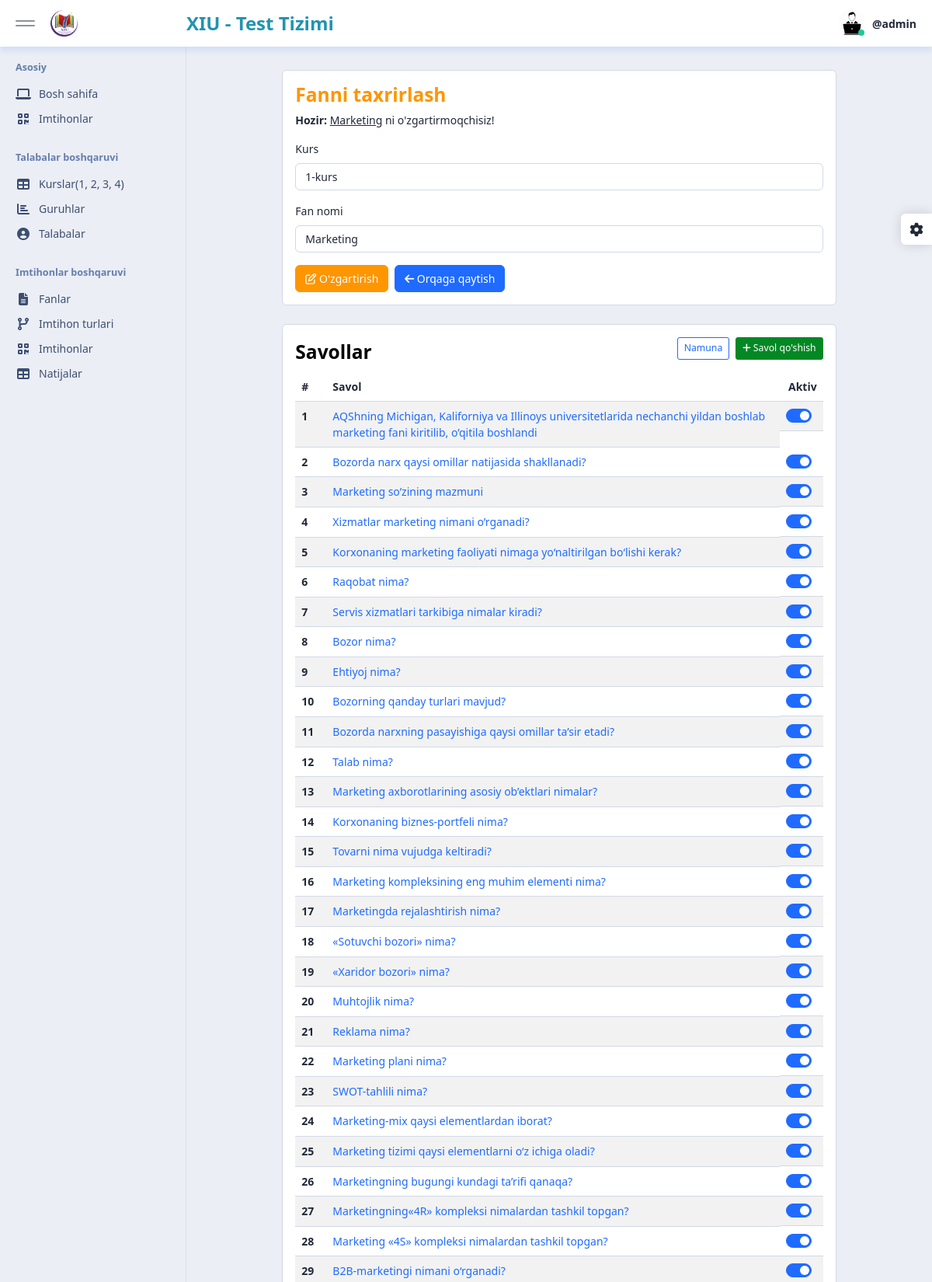
Screenshot of /dashboard/quiz/subjects/8/edit/ (signed in, upper part) with the database file from the repository.
### quiz_app/models.py (models this page shows, shortened)
class Subject(models.Model):
    grade = models.ForeignKey(Grade, on_delete=models.CASCADE, related_name='subjects')
    title = models.CharField(max_length=255)
    class Meta:
        ordering = ['-id']

class Question(models.Model):
    subject = models.ForeignKey(Subject, on_delete=models.CASCADE, related_name='questions')
    text = models.TextField()
    is_active = models.BooleanField(default=True)

### student_app/models.py (models this page shows)
class Grade(models.Model):
    grade = models.CharField(max_length=255)
    def __str__(self):
        return f"{self.grade}"
    class Meta:
        ordering = ['-id']

### dashboard_app/views/quiz.py (the view)
# urls.py: path('quiz/subjects/<int:pk>/edit/', subject_edit, name='subject_edit'),
@login_required(login_url='login_page')
@user_passes_test(lambda u: u.is_staff)
def subject_edit(request, pk):
    instance = get_object_or_404(Subject, pk=pk)
    form = SubjectForm(instance=instance)
    questions_add = QuestionAddForm()
    if request.method == "POST":
        form = SubjectForm(request.POST, instance=instance)
        if form.is_valid():
            form.save()
            messages.success(request, f"<b>{form.cleaned_data['title']}</b> muvaffaqqiyatli o'zgartirildi!")
            return redirect('subject_list')
    ctx = {
        'form': form,
        'questions_add': questions_add,
        'instance': instance,
    }
    return render(request, 'dashboard/quiz/subject/subject_edit.html', ctx)

### dashboard_app/forms/quiz.py
class SubjectForm(forms.ModelForm):
    class Meta:
        model = Subject
        fields = ['title', 'grade']
        widgets = {
            'title': forms.TextInput(attrs={
                'class': 'form-control',
                'placeholder': 'Fan nomini kiriting. . .'
            }),
            'grade': forms.Select(attrs={
                'class': 'form-control',
            })
        }

class QuestionAddForm(forms.Form):
    questions = forms.CharField(widget=forms.Textarea(attrs={
        'class': 'form-control',
        'placeholder': 'Savollarni kiriting. . .'
    }), required=True)

### templates/dashboard/quiz/subject/subject_edit.html (shortened to what this page needs)
{% extends "dashboard/base.html" %}
{% block content %}
<div id="content" class="app-content">
    <div class="container">
        <div class="row justify-content-center">
            <div class="col-xl-10">
                <div class="row">
                    <div class="col-12">
                        <div class="card">
                            <div class="card-body pb-3">
                                <h3 class="text-warning">
                                    Fanni taxrirlash
                                </h3>
                                <p>
                                    <b>Hozir: </b><u>{{ instance.title }}</u> ni o'zgartirmoqchisiz!
                                </p>
                                <form method="post">
                                    <div class="form-group mb-3">
                                        <label class="form-label" for="id_grade">Kurs</label>
                                        {{ form.grade }}
                                    </div>
                                    <div class="form-group mb-3">
                                        <label class="form-label" for="id_title">Fan nomi</label>
                                        {{ form.title }}
                                    </div>
                                    <button class="btn btn-warning text-white" type="submit"><i class="far fa-edit"></i>
                                        O'zgartirish
                                    </button>
                                    <a href="{% url 'subject_list' %}" class="btn btn-primary mx-1"><i
                                            class="fas fa-arrow-left"></i> Orqaga qaytish</a>
                                </form>
                            </div>
                        </div>
                    </div>
                </div>
            </div>
        </div>
    </div>
    <div class="row justify-content-center mt-4">
        <div class="col-xl-10">
            <div class="row">
                <div class="col-12">
                    <div class="mb-5">
                        <div class="card">
                            <div class="card-body pb-3">
                                <div class="d-flex justify-content-between align-items-center">
                                    <h3>
                                    Savollar
                                </h3>
                                <div align="right" class="mb-3">
                                    <button type="button" class="btn btn-sm btn-outline-primary mx-1"
                                            data-bs-toggle="modal"
                                            data-bs-target="#questionsModal">
                                        Namuna
                                    </button>
                                    <button type="button" class="btn btn-sm btn-success" data-bs-toggle="modal"
                                            data-bs-target="#questionsAddModal">
                                        <i class="fa fa-plus"></i>
                                        Savol qo'shish
                                    </button>
                                </div>
                                </div>
                                <div>
                                    <table class="table table-striped">
                                        <thead>
                                        <tr>
                                            <th scope="col">#</th>
                                            <th scope="col">Savol</th>
                                            <th scope="col" class="text-end">Aktiv</th>
                                        </tr>
                                        </thead>
                                        <tbody>
                                        {% for q in instance.questions.all %}
                                            <tr>
                                                <th scope="row">{{ forloop.counter }}</th>
                                                <td>
                                                    <a class="text-decoration-none" href="{% url 'subject_question_detail' question_id=q.id %}">{{ q.text }}</a>
                                                </td>
                                                <td align="right" class="d-flex justify-content-end">
                                                    {% if q.is_active %}
                                                        <div class="form-check form-switch">
                                                            <input onchange="checkboxChange('{{ q.id }}')" type="checkbox" class="form-check-input" checked id="switch_{{ q.id }}">
                                                        </div>
                                                    {% else %}
                                                        <div class="form-check form-switch">
                                                            <input onchange="checkboxChange('{{ q.id }}')" type="checkbox" class="form-check-input" id="switch_{{ q.id }}">
                                                        </div>
                                                    {% endif %}
                                                </td>
                                            </tr>
                                        {% empty %}
                                            <tr>
                                                <th scope="row">0</th>
                                                <td>Hozircha savollar yo'q!</td>
                                                <td align="right"></td>
                                            </tr>
                                        {% endfor %}
                                        </tbody>
                                    </table>
                                </div>
                            </div>
                        </div>
                    </div>
                </div>
            </div>
        </div>
    </div>
</div>
</div>
{% endblock content %}

### templates/dashboard/base.html (shortened to what this page needs)
{% load static %}
<!DOCTYPE html>
<html lang="en">
<head>
    <link href="{% static 'dashboard/css/vendor.min.css' %}" rel="stylesheet">
    <link href="{% static 'dashboard/css/app.min.css' %}" rel="stylesheet">
</head>
<body>
<div id="app" class="app">
    <div id="header" class="app-header">
        <div class="brand">
            <div class="desktop-toggler">
                <button type="button" class="menu-toggler" data-toggle="sidebar-minify">
                    <span class="bar"></span>
                    <span class="bar"></span>
                </button>
            </div>
            <a href="{% url 'dashboard_home' %}">
                <img src="{% static 'dashboard/images/logo-xiu.png' %}" class="invert-dark" alt="" width="20%">
            </a>
        </div>
        <div class="menu d-flex justify-content-between align-items-center">
            <div class="menu-item">
                <span style="color: #2193b0; font-size: 24px; font-weight: bold;">XIU - Test Tizimi</span>
            </div>
            <div class="menu-item dropdown">
                <a href="#" data-bs-toggle="dropdown" data-display="static" class="menu-link">
                    <div class="menu-img online">
                        {% if user.is_superuser %}
                            <img src="{% static 'dashboard/images/superadmin-icon.jpg' %}" alt="" class="ms-100 mh-100 rounded-circle">
                        {% elif user.is_staff %}
                            <img src="{% static 'dashboard/images/superadmin-icon.jpg' %}" alt="" class="ms-100 mh-100 rounded-circle">
                        {% elif user.is_authenticated %}
                            <img src="{% static 'dashboard/images/student-icon.png' %}" alt="" class="ms-100 mh-100 rounded-circle">
                        {% endif %}
                    </div>
                    <div class="menu-text"><span class="fw-bold">@{{ request.user.username }}</span>
                    </div>
                </a>
            </div>
        </div>
    </div>
    <div id="sidebar" class="app-sidebar">
        <div class="app-sidebar-content" data-scrollbar="true" data-height="100%">
            <div class="menu">
                <div class="menu-header">Asosiy</div>
                <div class="menu-item">
                    <a href="{% url 'dashboard_home' %}" class="menu-link">
                        <span class="menu-icon"><i class="fa fa-laptop"></i></span>
                        <span class="menu-text">Bosh sahifa</span>
                    </a>
                </div>
                <div class="menu-item">
                    <a href="{% url 'quiz_list' %}" class="menu-link">
                        <span class="menu-icon"><i class="fa fa-qrcode"></i></span>
                        <span class="menu-text">Imtihonlar</span>
                    </a>
                </div>
                <div class="menu-divider"></div>
                <div class="menu-header">Talabalar boshqaruvi</div>
                <div class="menu-item">
                    <a href="{% url 'grade_list' %}" class="menu-link">
                        <span class="menu-icon"><i class="fa fa-table"></i></span>
                        <span class="menu-text">Kurslar(1, 2, 3, 4)</span>
                    </a>
                </div>
                <div class="menu-item">
                    <a href="{% url 'group_list' %}" class="menu-link">
                        <span class="menu-icon"><i class="fa fa-chart-bar"></i></span>
                        <span class="menu-text">Guruhlar</span>
                    </a>
                </div>
                <div class="menu-item">
                    <a href="{% url 'student_list' %}" class="menu-link">
                        <span class="menu-icon"><i class="fa fa-user-circle"></i></span>
                        <span class="menu-text">Talabalar</span>
                    </a>
                </div>
                <div class="menu-divider"></div>
                <div class="menu-header">Imtihonlar boshqaruvi</div>
                <div class="menu-item">
                    <a href="{% url 'subject_list' %}" class="menu-link">
                        <span class="menu-icon"><i class="fa fa-file-alt"></i></span>
                        <span class="menu-text">Fanlar</span>
                    </a>
                </div>
                <div class="menu-item">
                    <a href="{% url 'quiz_type_list' %}" class="menu-link">
                        <span class="menu-icon"><i class="fa fa-code-branch"></i></span>
                        <span class="menu-text">Imtihon turlari</span>
                    </a>
                </div>
                <div class="menu-item">
                    <a href="{% url 'quiz_list' %}" class="menu-link">
                        <span class="menu-icon"><i class="fa fa-qrcode"></i></span>
                        <span class="menu-text">Imtihonlar</span>
                    </a>
                </div>
                <div class="menu-item">
                    <a href="{% url 'result_list' %}" class="menu-link">
                        <span class="menu-icon"><i class="fa fa-table"></i></span>
                        <span class="menu-text">Natijalar</span>
                    </a>
                </div>
            </div>
        </div>
    </div>
    {% block content %}
    {% endblock content %}
    <div class="theme-panel">
        <a href="javascript:;" data-click="theme-panel-expand" class="theme-collapse-btn"><i class="fa fa-cog"></i></a>
    </div>
</body>
</html>

### rows the page displays
Subject: title "Marketing"
Grade: grade "1-kurs"
Question: text "AQShning Michigan, Kaliforniya va Illinoys universitetlarida nechanchi yildan boshlab marketing fani kiritilib, o’qitila boshlandi"
Question: text "Bozorda narx qaysi omillar natijasida shakllanadi?"
Question: text "Marketing so’zining mazmuni"
Question: text "Xizmatlar marketing nimani o’rganadi?"
Question: text "Korxonaning marketing faoliyati nimaga yo‘naltirilgan bo‘lishi kerak?"
Question: text "Raqobat nima?"
Question: text "Servis xizmatlari tarkibiga nimalar kiradi?"
Question: text "Bozor nima?"
Question: text "Ehtiyoj nima?"
Question: text "Bozorning qanday turlari mavjud?"
Question: text "Bozorda narxning pasayishiga qaysi omillar ta’sir etadi?"
Question: text "Talab nima?"
Question: text "Marketing axborotlarining asosiy ob’ektlari nimalar?"
Question: text "Korxonaning biznes-portfeli nima?"
Question: text "Tovarni nima vujudga keltiradi?"
Question: text "Marketing kompleksining eng muhim elementi nima?"
Question: text "Marketingda rejalashtirish nima?"
Question: text "«Sotuvchi bozori» nima?"
Question: text "«Xaridor bozori» nima?"
Question: text "Muhtojlik nima?"
Question: text "Reklama nima?"
Question: text "Marketing plani nima?"
Question: text "SWOT-tahlili nima?"
Question: text "Marketing-mix qaysi elementlardan iborat?"
Question: text "Marketing tizimi qaysi elementlarni o‘z ichiga oladi?"
Question: text "Marketingning bugungi kundagi ta’rifi qanaqa?"
Question: text "Marketingning«4R» kompleksi nimalardan tashkil topgan?"
Question: text "Marketing «4S» kompleksi nimalardan tashkil topgan?"
Question: text "B2B-marketingi nimani o‘rganadi?"

### other values shown
{{ request.user.username }} "admin"
